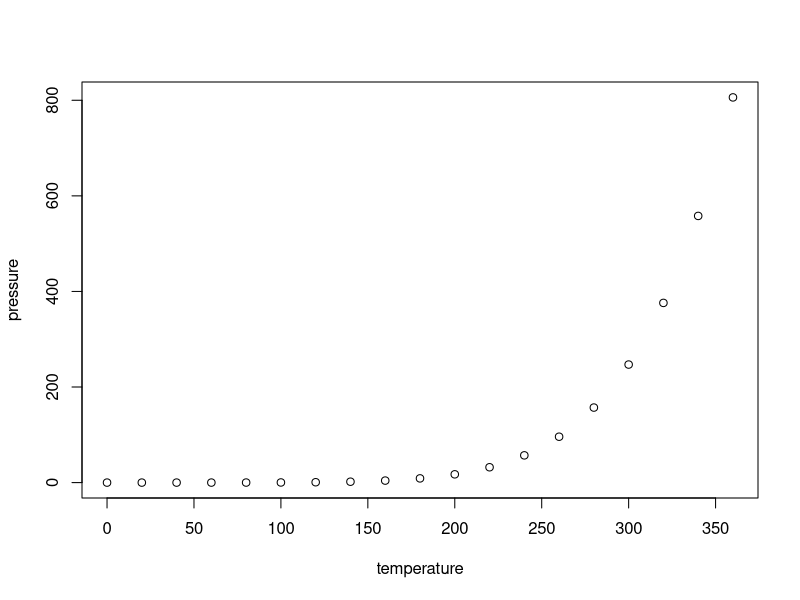
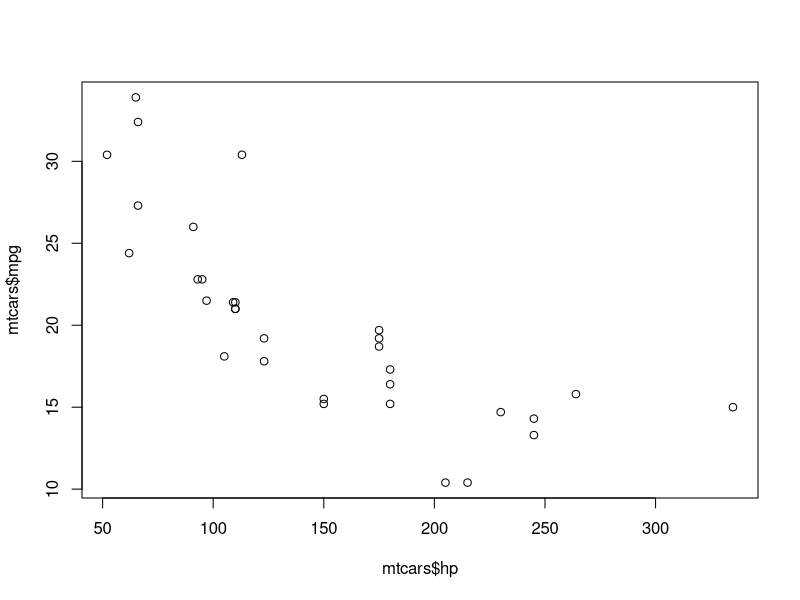
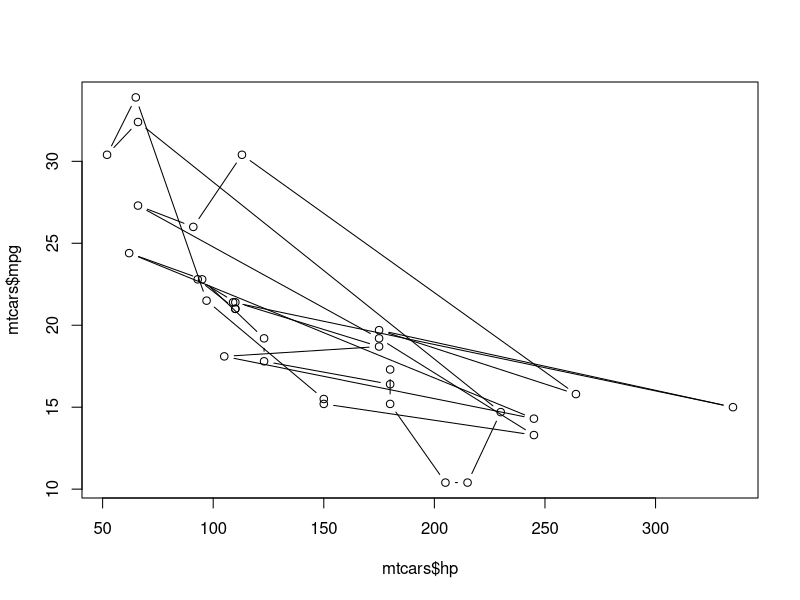
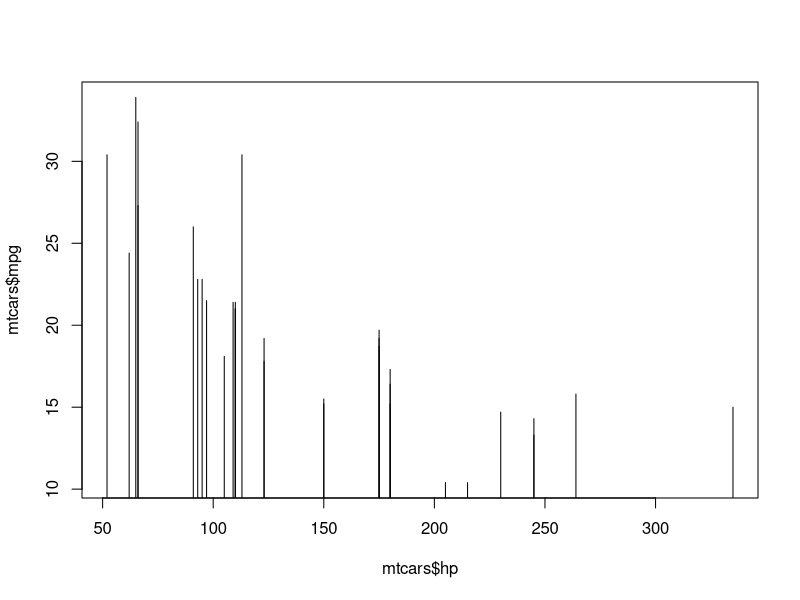
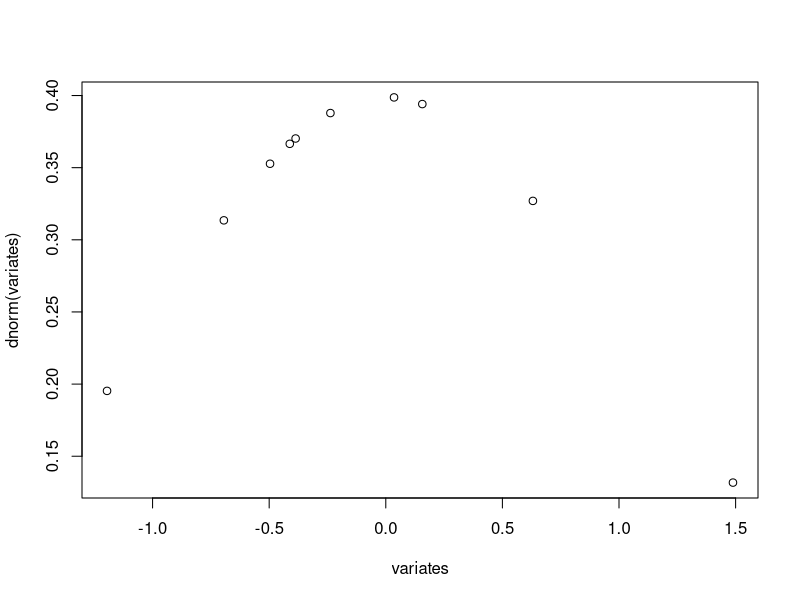
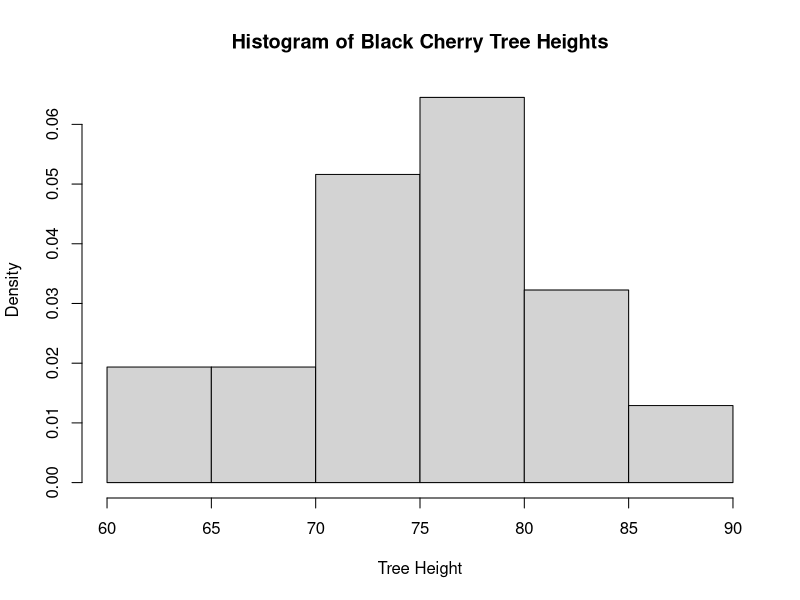
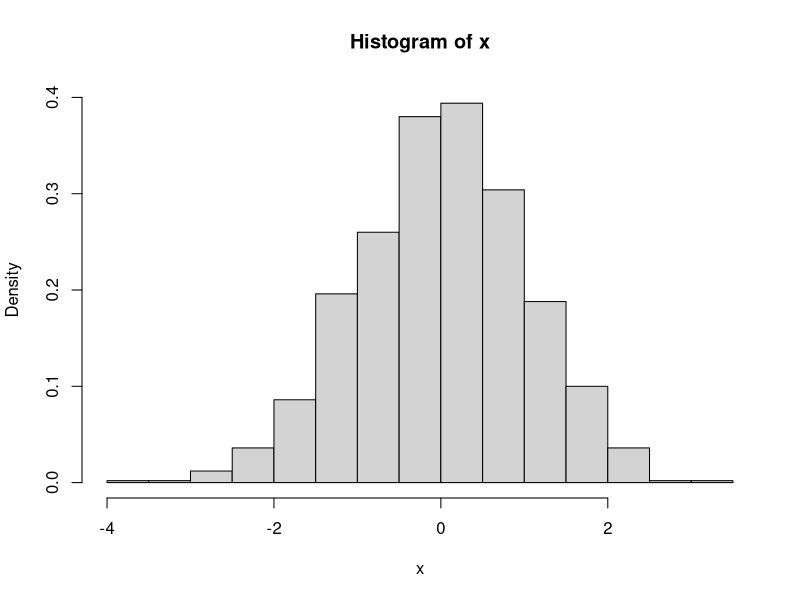
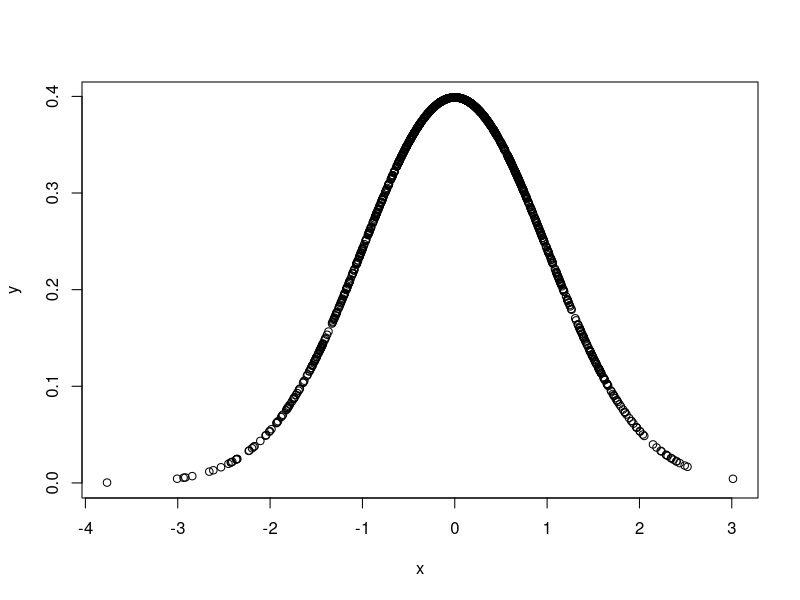

The R script that drew these images, in order:
## ---- chunk 1
knitr::opts_chunk$set(echo = TRUE, message = FALSE)
## ---- chunk 2
print("Hello World") # comments are made using the '#' sign, same as in Python
## ---- chunk 3
5+5
5-1
5*2
4/2
4^2
#or
4**2
## ---- chunk 4
4>2
2>4
2>=2 # greater than or equal to
2==2 # exactly equal
4!=2 # not equal to
## ---- chunk 5
x <- 2
y <- 3
z <- x + y
z
## ---- chunk 6
typeof(3) # notice this will still be a double

x <- 3.0 # R recognizes to drop the 0
x
typeof(x)
y <- 3.5
y
typeof(y)
y <- as.integer(y)
y # type casting y will truncate the original value
typeof(y)
## ---- chunk 7

myName <- "Ksenia Arzumanova"
myName
is.character(myName) 
## ---- chunk 8
myList <- c(1,2,3) 
myList

anotherList <- c("a", "b", "c")
anotherList 

myList[2]
anotherList[2]
## ---- chunk 9
A = matrix(c(11, 22, 33, 44, 55, 66), nrow = 2, ncol = 3, byrow = TRUE) # filled by rows
A
B = matrix(c(11, 22, 33, 44, 55, 66), nrow = 2, ncol = 3, byrow = FALSE) # filled by columns
B
## ---- chunk 10
B[,] # the whole matrix
B[2, ] # second row, all of the columns
B[ , 1] # all rows, first column
B[2, 1] # second row, first column
## ---- chunk 11
df <- data.frame(geneIndex = c(1, 2, 3), geneID = c(92231, 2313, 5641), geneName = c("FOS1", "JUN", "BERP"))
df
## ---- chunk 12
df[1, 2]
## ---- chunk 13
df$geneID # all of the rows that belong to geneID
df$geneID[2] # second row under geneID
## ---- chunk 14
which(df$geneID == 2313) # returns the row for which the condition returns 'true'
df$geneName[df$geneID == 2313]
## ---- chunk 15
data()
## ---- chunk 16
class(cars) # here I don't use 'typeof()', because there's a hierarchy between that and 'class()' - 'typeof()' returns the data types of the elements of the object, in this case they would be of type 'list'. If we used 'class()' on doubles, it would return type 'numeric', because integers and doubles belong to the class 'numeric'

str(cars) # displays the internal structure of the object
nrow(cars) # number of rows
ncol(cars) # number of columns
head(cars, n=5) # first 5 rows
tail(cars, n=5) # last 5 rows
dimnames(cars) # names of the dimensions - first element will return a list of rownames, second will be a list of column/field names
summary(cars) # returns summary statistics, such as min, max, mean, and quartile information
## ---- chunk 17
plot(pressure)
## ---- chunk 18
dimnames(mtcars)[2] # field names
plot(mtcars$hp, mtcars$mpg) # defaults to scatter plot
plot(mtcars$hp, mtcars$mpg, type = 'b') # tries to connect lines between points (not always meaningful)
plot(mtcars$hp, mtcars$mpg, type = 'h') # histogram-like lines
## ---- chunk 19
#draw random variates from the normal distribution
variates <- rnorm(10)
variates
## ---- chunk 20
#calculate probabilities (densities) of variates
dnorm(variates)
plot(variates, dnorm(variates))
## ---- chunk 21
#cumulative density to the left of the variate

pnorm(0) # should be intuitive, because half of the normal distribution is to the left of 0 
pnorm(1.96) # 1.96 should look familiar as one of the critical values for an approximate 95% confidence interval 
pnorm(-1.96) # however these critical values are for a two-tailed test (for a significance level of 5%)
pnorm(1.96)-pnorm(-1.96)

## ---- chunk 22
#gives us the exact points at which the normal distribution has a particular cumulative density

qnorm(0.5)
qnorm(0.975)
qnorm(c(0.025, 0.975))
## ---- chunk 23
hist(trees$Height, main = "Histogram of Black Cherry Tree Heights", freq = FALSE, 
     xlab = "Tree Height") # setting `freq = FALSE` transforms the y-axis to density rather than frequency
## ---- chunk 24
x <- rnorm(1000) 
y <- dnorm(x) 
hist(x, freq = FALSE, ylim = c(0,0.4)) 
plot(x,y) # alternative representation
## ---- chunk 25
x <- rnorm(1000, mean = mean(trees$Height), sd = sd(trees$Height))
y <- dnorm(x, mean = mean(trees$Height), sd = sd(trees$Height))
hist(trees$Height, freq = FALSE)
points(x, y)
## ---- chunk 26

## ---- chunk 27

## ---- chunk 28

## ---- chunk 29

## ---- chunk 30

## ---- chunk 31

## ---- chunk 32

